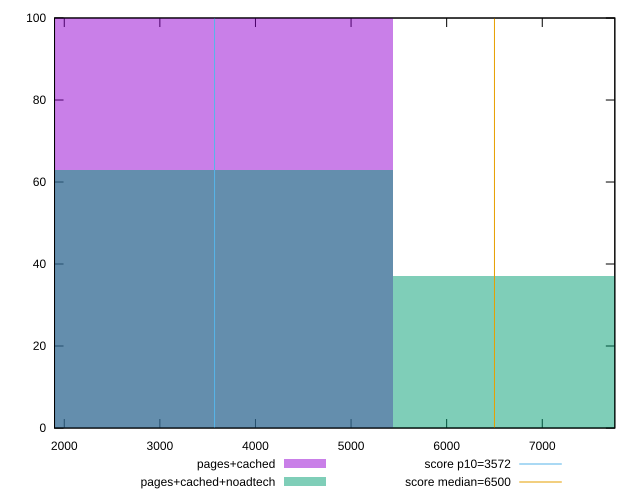

Source code (gnuplot):
reset

$pagesCached <<EOF
3623.7285504334477 100
EOF

$pagesCachedNoadtech <<EOF
7247.457100866895 37
3623.7285504334477 63
EOF

set key outside below
set boxwidth 3623.7285504334477
set xrange [1898.2045000000003:7758.945999999999]
set yrange [0:100]
set trange [0:100]
set style fill transparent solid 0.5 noborder

set parametric
set terminal svg size 640, 500 enhanced background rgb 'white'
set output "report_00017_2021-02-10T15-08-03.406Z/first-cpu-idle/comparison/histogram/1_vs_2.svg"

plot $pagesCached title "pages+cached" with boxes, \
     $pagesCachedNoadtech title "pages+cached+noadtech" with boxes, \
     3572,t title "score p10=3572", \
     6500,t title "score median=6500"

reset
